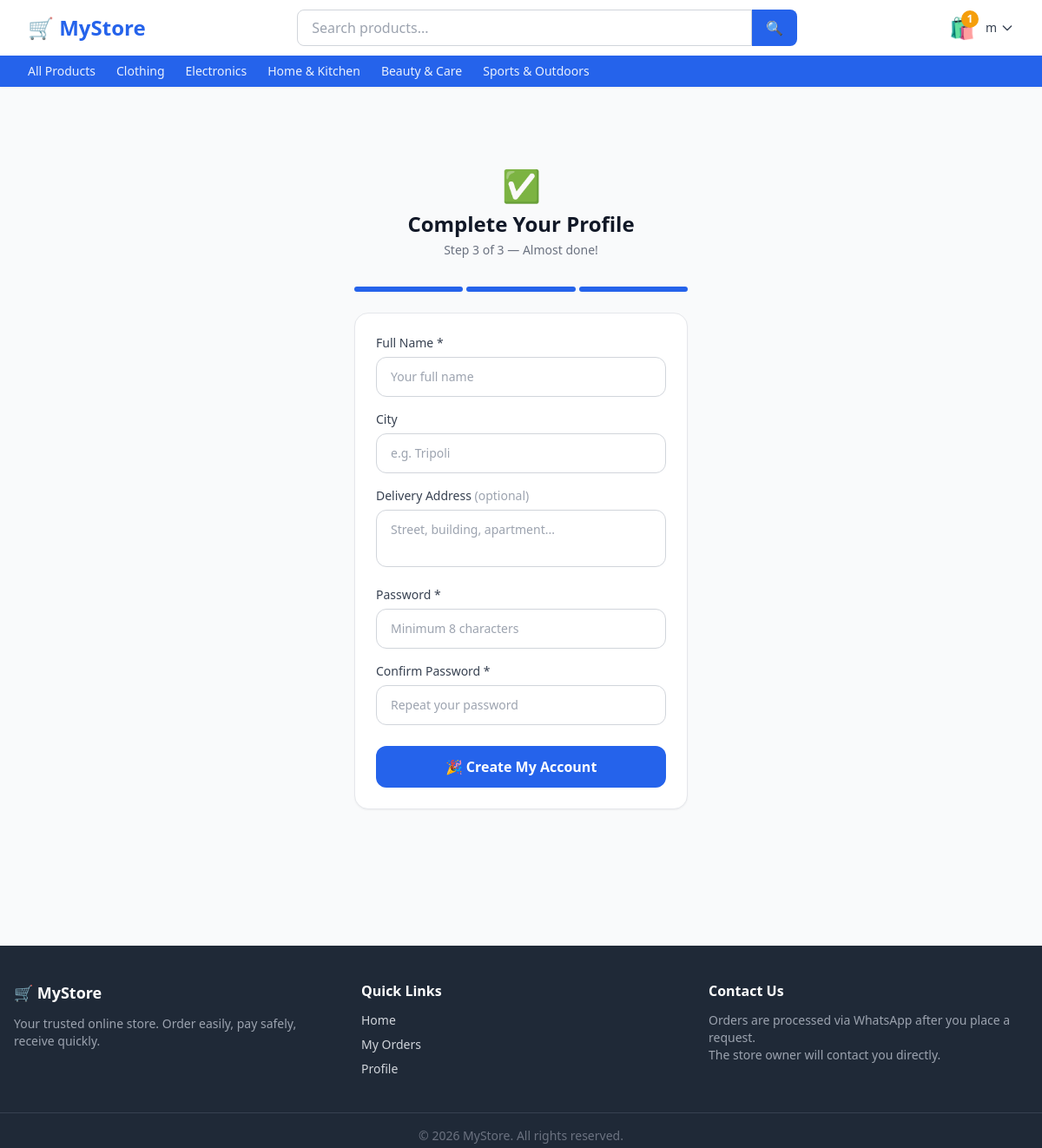
The app's page /accounts/register/complete/ (signed in) with its own data.
### accounts/models.py (models this page shows, shortened)
class User(AbstractUser):
    username = None  # Remove default username field
    phone = models.CharField(max_length=20, unique=True, verbose_name="Phone Number")
    full_name = models.CharField(max_length=150, blank=True)
    city = models.CharField(max_length=100, blank=True)
    address = models.TextField(blank=True, verbose_name="Delivery Address")
    preferred_otp_channel = models.CharField(
        max_length=10,
        choices=[("whatsapp", "WhatsApp"), ("sms", "SMS")],
        default="whatsapp",
    )
    date_joined = models.DateTimeField(auto_now_add=True)
    updated_at = models.DateTimeField(auto_now=True)
    USERNAME_FIELD = "phone"
    REQUIRED_FIELDS = []  # No email required
    objects = UserManager()
    class Meta:
        verbose_name = "User"
        verbose_name_plural = "Users"
    def get_short_name(self):
        return self.full_name.split()[0] if self.full_name else self.phone

### orders/models.py (models this page shows, shortened)
class Cart(models.Model):
    user = models.OneToOneField(
        settings.AUTH_USER_MODEL,
        on_delete=models.CASCADE,
        related_name="cart",
    )
    created_at = models.DateTimeField(auto_now_add=True)
    updated_at = models.DateTimeField(auto_now=True)

### catalog/models.py (models this page shows, shortened)
class Category(models.Model):
    name = models.CharField(max_length=100)
    slug = models.SlugField(max_length=120, unique=True, blank=True)
    description = models.TextField(blank=True)
    image = models.ImageField(upload_to="categories/", blank=True, null=True)
    parent = models.ForeignKey(
        "self",
        null=True,
        blank=True,
        on_delete=models.SET_NULL,
        related_name="children",
    )
    order = models.PositiveIntegerField(default=0, help_text="Display order on homepage")
    is_active = models.BooleanField(default=True)
    created_at = models.DateTimeField(auto_now_add=True)
    class Meta:
        verbose_name = "Category"
        verbose_name_plural = "Categories"
        ordering = ["order", "name"]
    def get_absolute_url(self):
        from django.urls import reverse
        return reverse("catalog:category", kwargs={"slug": self.slug})

### accounts/views.py (the view)
# urls.py: path("register/complete/", views.register_step3, name="register_step3"),
def register_step3(request):
    phone = request.session.get("reg_phone")
    if not phone or not request.session.get("reg_verified"):
        return redirect("accounts:register_step1")
    if request.method == "POST":
        form = RegistrationStep3Form(request.POST)
        if form.is_valid():
            user = User.objects.create_user(
                phone=phone,
                password=form.cleaned_data["password1"],
                full_name=form.cleaned_data["full_name"],
                city=form.cleaned_data.get("city", ""),
                address=form.cleaned_data.get("address", ""),
                preferred_otp_channel=request.session.get("reg_channel", "whatsapp"),
            )
            for key in ("reg_phone", "reg_channel", "reg_verified"):
                request.session.pop(key, None)
            login(request, user, backend="accounts.backends.PhoneBackend")
            messages.success(request, f"Welcome, {user.get_short_name()}! Your account is ready.")
            return redirect("/")
    else:
        form = RegistrationStep3Form()
    return render(request, "accounts/register_step3.html", {"form": form})

### accounts/forms.py (shortened to what this page needs)
class RegistrationStep3Form(forms.Form):
    full_name = forms.CharField(
        max_length=150,
        widget=forms.TextInput(attrs={"placeholder": "Your full name", "class": "input-field"}),
        label="Full Name",
    )
    city = forms.CharField(
        max_length=100,
        required=False,
        widget=forms.TextInput(attrs={"placeholder": "e.g. Tripoli", "class": "input-field"}),
        label="City",
    )
    address = forms.CharField(
        required=False,
        widget=forms.Textarea(attrs={
            "placeholder": "Delivery address (optional, can add later)",
            "class": "input-field",
            "rows": 3,
        }),
        label="Delivery Address",
    )
    password1 = forms.CharField(
        widget=forms.PasswordInput(attrs={"placeholder": "Password", "class": "input-field"}),
        label="Password",
        min_length=8,
    )
    password2 = forms.CharField(
        widget=forms.PasswordInput(attrs={"placeholder": "Confirm Password", "class": "input-field"}),
        label="Confirm Password",
    )

### catalog/context_processors.py (called while the page is built)
def nav_categories(request):
    categories = Category.objects.filter(is_active=True, parent=None).order_by("order", "name")
    return {"nav_categories": categories}

### templates/accounts/register_step3.html (shortened to what this page needs)
{% extends "base.html" %}
{% block content %}
<div class="min-h-[70vh] flex items-center justify-center px-4 py-12">
  <div class="w-full max-w-sm">
    <div class="text-center mb-8">
      <p class="text-4xl mb-2">✅</p>
      <h1 class="text-2xl font-bold text-gray-900">Complete Your Profile</h1>
      <p class="text-gray-500 text-sm mt-1">Step 3 of 3 — Almost done!</p>
    </div>
    <div class="flex gap-1 mb-6">
      <div class="h-1.5 flex-1 rounded-full bg-primary"></div>
      <div class="h-1.5 flex-1 rounded-full bg-primary"></div>
      <div class="h-1.5 flex-1 rounded-full bg-primary"></div>
    </div>
    <div class="bg-white rounded-2xl border border-gray-200 p-6 shadow-sm">
      <form method="post" action="{% url 'accounts:register_step3' %}">
        <div class="mb-4">
          <label class="block text-sm font-medium text-gray-700 mb-1.5">Full Name *</label>
          <input type="text" name="full_name"
                 value="{{ form.full_name.value|default:'' }}"
                 placeholder="Your full name"
                 autofocus
                 class="w-full border {% if form.full_name.errors %}border-red-400{% else %}border-gray-300{% endif %} rounded-xl px-4 py-3 focus:outline-none focus:ring-2 focus:ring-primary text-sm" />
        </div>
        <div class="mb-4">
          <label class="block text-sm font-medium text-gray-700 mb-1.5">City</label>
          <input type="text" name="city"
                 value="{{ form.city.value|default:'' }}"
                 placeholder="e.g. Tripoli"
                 class="w-full border border-gray-300 rounded-xl px-4 py-3 focus:outline-none focus:ring-2 focus:ring-primary text-sm" />
        </div>
        <div class="mb-4">
          <label class="block text-sm font-medium text-gray-700 mb-1.5">
            Delivery Address <span class="text-gray-400 font-normal">(optional)</span>
          </label>
          <textarea name="address" rows="2"
                    placeholder="Street, building, apartment..."
                    class="w-full border border-gray-300 rounded-xl px-4 py-3 focus:outline-none focus:ring-2 focus:ring-primary text-sm resize-none"></textarea>
        </div>
        <div class="mb-4">
          <label class="block text-sm font-medium text-gray-700 mb-1.5">Password *</label>
          <input type="password" name="password1"
                 placeholder="Minimum 8 characters"
                 class="w-full border {% if form.password1.errors %}border-red-400{% else %}border-gray-300{% endif %} rounded-xl px-4 py-3 focus:outline-none focus:ring-2 focus:ring-primary text-sm" />
        </div>
        <div class="mb-6">
          <label class="block text-sm font-medium text-gray-700 mb-1.5">Confirm Password *</label>
          <input type="password" name="password2"
                 placeholder="Repeat your password"
                 class="w-full border {% if form.password2.errors %}border-red-400{% else %}border-gray-300{% endif %} rounded-xl px-4 py-3 focus:outline-none focus:ring-2 focus:ring-primary text-sm" />
        </div>
        <button type="submit"
                class="w-full bg-primary hover:bg-blue-700 text-white font-bold py-3 rounded-xl transition-colors">
          🎉 Create My Account
        </button>
      </form>
    </div>
  </div>
</div>
{% endblock %}

### templates/base.html (shortened to what this page needs)
<!DOCTYPE html>
<html lang="en" dir="ltr">
<head>
  <script src="https://cdn.tailwindcss.com"></script>
</head>
<body class="bg-gray-50 text-gray-900 min-h-screen flex flex-col" hx-boost="false">
  <header class="bg-white shadow-sm sticky top-0 z-50">
    <nav class="max-w-7xl mx-auto px-4 sm:px-6 lg:px-8 h-16 flex items-center justify-between gap-4">
      <a href="{% url 'catalog:homepage' %}" class="text-2xl font-bold text-primary whitespace-nowrap">
        🛒 MyStore
      </a>
      <form method="get" action="/" class="flex-1 max-w-xl hidden sm:flex">
        <input type="text" name="q" placeholder="Search products..."
               class="w-full border border-gray-300 rounded-l-lg px-4 py-2 focus:outline-none focus:ring-2 focus:ring-primary" />
        <button type="submit" class="bg-primary text-white px-4 rounded-r-lg hover:bg-primary-dark transition">
          🔍
        </button>
      </form>
      <div class="flex items-center gap-3 shrink-0">
        {% if user.is_authenticated %}
          <a href="{% url 'orders:cart' %}" class="relative" title="Cart">
            <span class="text-2xl">🛍️</span>
            <span id="cart-count"
                  class="absolute -top-1 -right-1 bg-accent text-white text-xs font-bold rounded-full w-5 h-5 flex items-center justify-center">
              {% if user.cart.items.count %}{{ user.cart.items.count }}{% else %}0{% endif %}
            </span>
          </a>
          <div x-data="{ open: false }" class="relative">
            <button @click="open = !open" class="flex items-center gap-1 text-gray-700 hover:text-primary font-medium">
              <span class="text-sm">{{ user.get_short_name }}</span>
              <svg class="w-4 h-4" fill="none" stroke="currentColor" viewBox="0 0 24 24">
                <path stroke-linecap="round" stroke-linejoin="round" stroke-width="2" d="M19 9l-7 7-7-7" />
              </svg>
            </button>
          </div>
        {% else %}
          <a href="{% url 'accounts:login' %}" class="text-sm font-medium text-gray-700 hover:text-primary">Sign In</a>
          <a href="{% url 'accounts:register_step1' %}" class="btn-primary text-sm py-2 px-4">Register</a>
        {% endif %}
      </div>
    </nav>
    <div class="bg-primary">
      <div class="max-w-7xl mx-auto px-4 sm:px-6 lg:px-8 flex items-center gap-6 overflow-x-auto py-2">
        <a href="{% url 'catalog:homepage' %}" class="text-white/90 hover:text-white text-sm font-medium whitespace-nowrap">
          All Products
        </a>
        {% for cat in nav_categories %}
          <a href="{{ cat.get_absolute_url }}"
             class="text-white/90 hover:text-white text-sm font-medium whitespace-nowrap">
            {{ cat.name }}
          </a>
        {% endfor %}
      </div>
    </div>
  </header>
  <main class="flex-1">
    {% block content %}{% endblock %}
  </main>
  <footer class="bg-gray-800 text-gray-300 mt-16">
    <div class="max-w-7xl mx-auto px-4 py-10 grid grid-cols-1 sm:grid-cols-3 gap-8">
      <div>
        <h3 class="text-white font-bold text-lg mb-3">🛒 MyStore</h3>
        <p class="text-sm text-gray-400">
          Your trusted online store. Order easily, pay safely, receive quickly.
        </p>
      </div>
      <div>
        <h4 class="text-white font-semibold mb-3">Quick Links</h4>
        <ul class="space-y-2 text-sm">
          <li><a href="{% url 'catalog:homepage' %}" class="hover:text-white">Home</a></li>
          {% if user.is_authenticated %}
            <li><a href="{% url 'orders:my_orders' %}" class="hover:text-white">My Orders</a></li>
            <li><a href="{% url 'accounts:profile' %}" class="hover:text-white">Profile</a></li>
          {% else %}
            <li><a href="{% url 'accounts:register_step1' %}" class="hover:text-white">Create Account</a></li>
          {% endif %}
        </ul>
      </div>
      <div>
        <h4 class="text-white font-semibold mb-3">Contact Us</h4>
        <p class="text-sm text-gray-400">
          Orders are processed via WhatsApp after you place a request.<br/>
          The store owner will contact you directly.
        </p>
      </div>
    </div>
    <div class="border-t border-gray-700 py-4 text-center text-sm text-gray-500">
      © {% now "Y" %} MyStore. All rights reserved.
    </div>
  </footer>
</body>
</html>

### records on screen
User: cart.items.count "1", get_short_name "m"
Category: name "Clothing"
Category: name "Electronics"
Category: name "Home & Kitchen"
Category: name "Beauty & Care"
Category: name "Sports & Outdoors"
